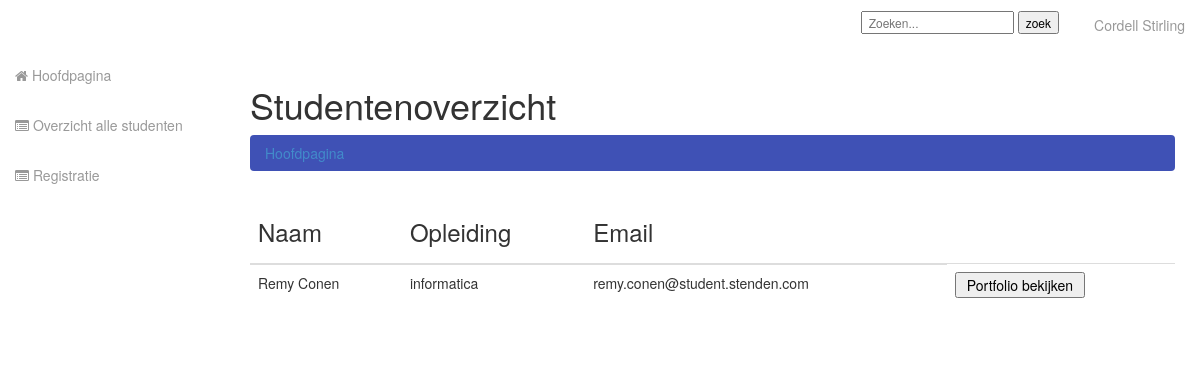
The page /Bootstrap/index.php?page=studentenoverzicht (signed in) on the database as committed earlier.
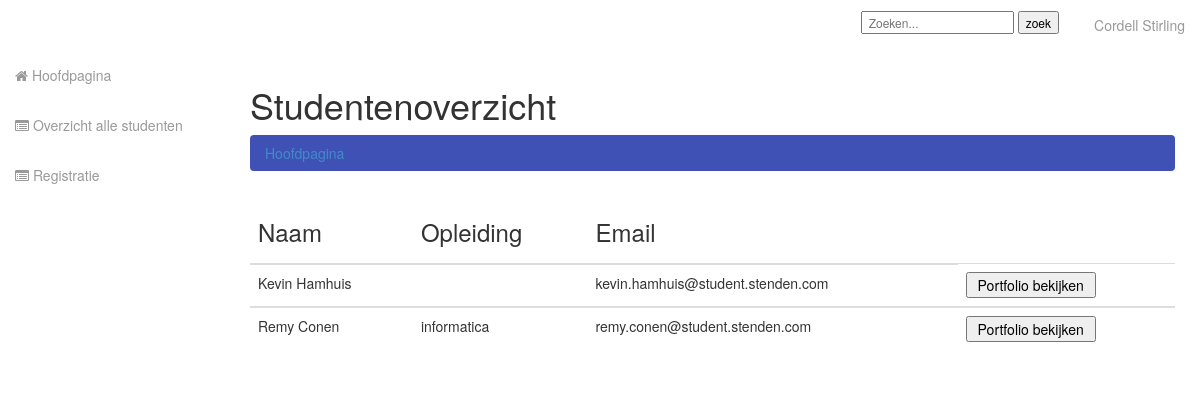
The same page on the database as committed later.
### tables this page shows
CREATE TABLE `user` (
  `User_ID` int(11) NOT NULL,
  `User_Type_ID` int(11) NOT NULL,
  `User_Name` varchar(50) NOT NULL,
  `User_Education` varchar(50) DEFAULT NULL,
  `User_Email` varchar(50) NOT NULL,
  `User_Photo` varchar(50) DEFAULT NULL,
  `User_Password` varchar(50) NOT NULL
);

### Bootstrap/content/session.php (called while the page is built, shortened)
<?php
    include('config.php');
    if(!isset($_SESSION['login_user'])){
        $_SESSION['login_user'] = null;
    }else{
        $user_check = $_SESSION['login_user'];
        $ses_sql = mysqli_query($db,"select * from User where User_Email = '$user_check' ");
        $row = mysqli_fetch_array($ses_sql,MYSQLI_ASSOC);
    }
?>

### Bootstrap/content/studentenoverzicht.php (the view, shortened to what this page needs)
<div id="page-wrapper">
    <div class="row">
        <div class="col-lg-12">
            <h1>Studentenoverzicht</h1>
            <ol class="breadcrumb">
                <li><a href="index.php"><i class="icon-dashboard"></i> Hoofdpagina</a></li>
            </ol>
            <?php
                $query = "SELECT User_Name, User_Education, User_Email, User_ID FROM user WHERE User_Type_ID = 4 AND User_ID !=" . $row['User_ID'];
                $result = mysqli_query($db, $query);
                if(mysqli_num_rows($result) > 0){
                    echo "<div class='table-responsive'>";
                    echo "<table class='table table-hover'>";
                    echo "<thead>";
                    echo "<tr>
                            <th><h3>Naam</h3></th>
                            <th><h3>Opleiding</h3></th>
                            <th><h3>Email</h3></th>
                          </tr>";
                    echo "</thead>";
                    while($item = mysqli_fetch_assoc($result)){
                        echo "<tbody>";
                        echo '<tr><td>' . $item['User_Name'] .
                        "</td><td>" . $item['User_Education'] .
                        "</td><td>" . $item['User_Email'] .
                        "</td>";
                        echo '<td><a href="?page=portfolio&id=' . $item['User_ID'] . '"><input type = "submit" value = " Portfolio bekijken "/></a></td></tr>';
                        echo "</tbody>";
                    }
                    echo "</table>";
                } else {
                echo "Er zijn nog geen porfolio's aanwezig";
                }
            ?>
        </div>
    </div>
</div>

Rows that differ between the two databases and show on the page:
now on this page (row edited): user: User_Name "Kevin Hamhuis", User_Email "kevin.hamhuis@student.stenden.com"
